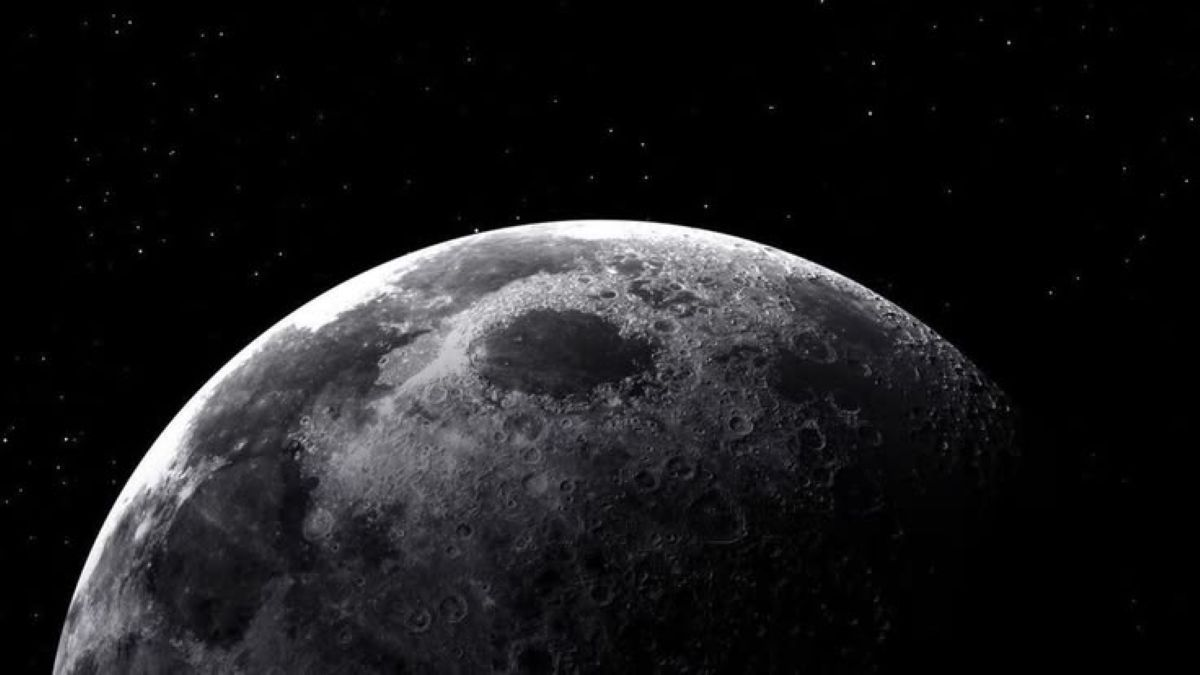
#> input picture m.jpg, 1200 x 675 px
$ python text.py
#> lines starting #> are read from the running program, lines starting #| are printed output that depends on the picture; after the words box and inside, x2 and y2 are one past the last pixel; in counts of white or black regions, pixels touching at a corner belong together
# cv2.putText(image, text, origin, font, font scale, color, thickness)
# To access font styles, use a special function cv2.FONT_"".

import cv2

image= cv2.imread("m.jpg")
#> image is the input picture: shape (675, 1200, 3); mean B, G, R 26.8, 25.1, 25.4

if image is not None:
    cv2.putText(image, "Yokoso Watashino soul society", (350,100), cv2.FONT_HERSHEY_SCRIPT_SIMPLEX, 1.2, (100,0,150), 2)
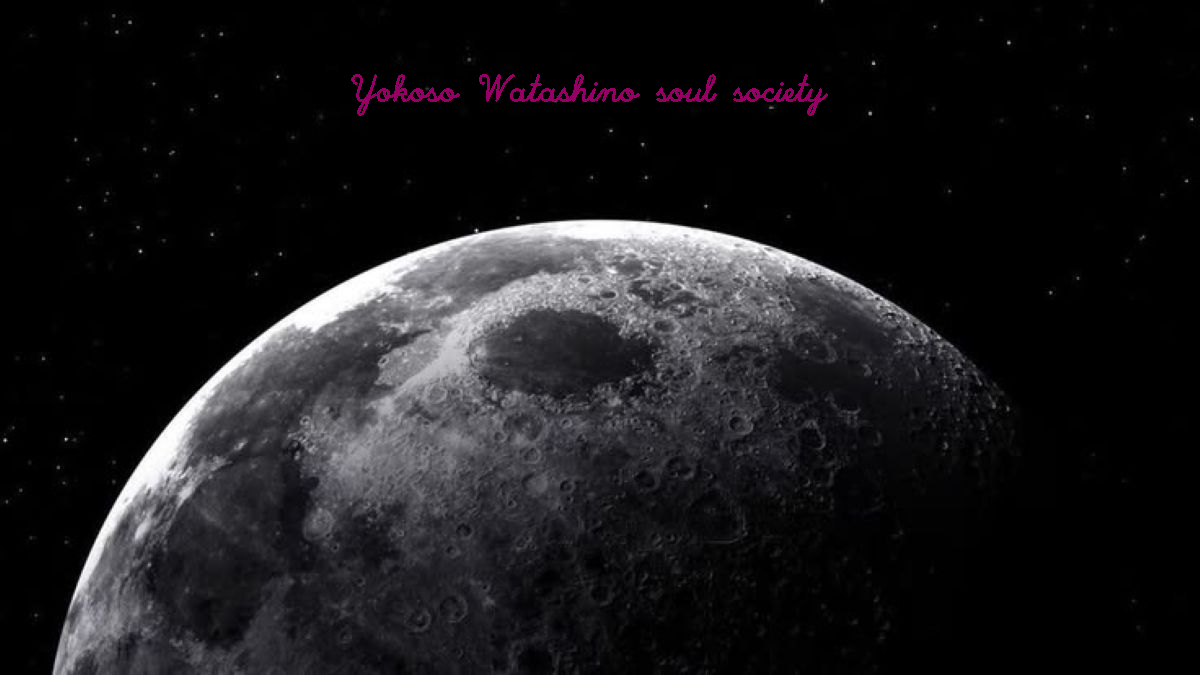
#> image: shape (675, 1200, 3); 0.49% of pixels changed, all inside (x1, y1, x2, y2) = (351, 74, 828, 116)
    cv2.imshow("Text ",image)
    cv2.waitKey(0)
    cv2.destroyAllWindows()

else:
    print("Image not found")
